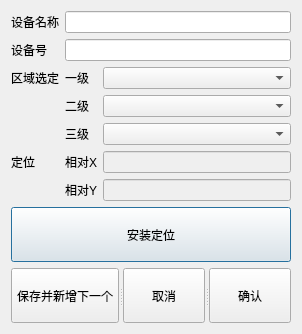
<?xml version="1.0" encoding="UTF-8"?>
<ui version="4.0">
 <class>Dialog</class>
 <widget class="QDialog" name="Dialog">
  <property name="geometry">
   <rect>
    <x>0</x>
    <y>0</y>
    <width>302</width>
    <height>334</height>
   </rect>
  </property>
  <property name="maximumSize">
   <size>
    <width>400</width>
    <height>16777215</height>
   </size>
  </property>
  <property name="windowTitle">
   <string>单设备导入</string>
  </property>
  <layout class="QGridLayout" name="gridLayout">
   <item row="5" column="1">
    <widget class="QLabel" name="label_8">
     <property name="text">
      <string>相对X</string>
     </property>
    </widget>
   </item>
   <item row="4" column="2">
    <widget class="QComboBox" name="UI_area_3_combobox"/>
   </item>
   <item row="5" column="0">
    <widget class="QLabel" name="label_7">
     <property name="text">
      <string>定位</string>
     </property>
    </widget>
   </item>
   <item row="0" column="0">
    <widget class="QLabel" name="label">
     <property name="text">
      <string>设备名称</string>
     </property>
    </widget>
   </item>
   <item row="2" column="0">
    <widget class="QLabel" name="label_3">
     <property name="text">
      <string>区域选定</string>
     </property>
    </widget>
   </item>
   <item row="3" column="2">
    <widget class="QComboBox" name="UI_area_2_combobox"/>
   </item>
   <item row="1" column="0">
    <widget class="QLabel" name="label_2">
     <property name="text">
      <string>设备号</string>
     </property>
    </widget>
   </item>
   <item row="4" column="1">
    <widget class="QLabel" name="label_6">
     <property name="text">
      <string>三级</string>
     </property>
    </widget>
   </item>
   <item row="5" column="2">
    <widget class="QLineEdit" name="UI_X_lineedit">
     <property name="enabled">
      <bool>false</bool>
     </property>
     <property name="placeholderText">
      <string/>
     </property>
    </widget>
   </item>
   <item row="3" column="1">
    <widget class="QLabel" name="label_5">
     <property name="text">
      <string>二级</string>
     </property>
    </widget>
   </item>
   <item row="6" column="2">
    <widget class="QLineEdit" name="UI_Y_lineedit">
     <property name="enabled">
      <bool>false</bool>
     </property>
     <property name="placeholderText">
      <string/>
     </property>
    </widget>
   </item>
   <item row="6" column="1">
    <widget class="QLabel" name="label_9">
     <property name="text">
      <string>相对Y</string>
     </property>
    </widget>
   </item>
   <item row="0" column="1" colspan="2">
    <widget class="QLineEdit" name="UI_dev_name_lineedit"/>
   </item>
   <item row="2" column="1">
    <widget class="QLabel" name="label_4">
     <property name="text">
      <string>一级</string>
     </property>
    </widget>
   </item>
   <item row="2" column="2">
    <widget class="QComboBox" name="UI_area_1_combobox"/>
   </item>
   <item row="7" column="0" colspan="3">
    <widget class="QSplitter" name="splitter_2">
     <property name="orientation">
      <enum>Qt::Orientation::Horizontal</enum>
     </property>
     <widget class="QPushButton" name="UI_automatic_orientation_btn">
      <property name="text">
       <string>安装定位</string>
      </property>
     </widget>
    </widget>
   </item>
   <item row="8" column="0" colspan="3">
    <widget class="QSplitter" name="splitter">
     <property name="orientation">
      <enum>Qt::Orientation::Horizontal</enum>
     </property>
     <widget class="QPushButton" name="UI_add_more_btn">
      <property name="focusPolicy">
       <enum>Qt::FocusPolicy::NoFocus</enum>
      </property>
      <property name="text">
       <string>保存并新增下一个</string>
      </property>
     </widget>
     <widget class="QPushButton" name="UI_cancel_btn">
      <property name="focusPolicy">
       <enum>Qt::FocusPolicy::NoFocus</enum>
      </property>
      <property name="text">
       <string>取消</string>
      </property>
     </widget>
     <widget class="QPushButton" name="UI_affirm_btn">
      <property name="focusPolicy">
       <enum>Qt::FocusPolicy::NoFocus</enum>
      </property>
      <property name="text">
       <string>确认</string>
      </property>
     </widget>
    </widget>
   </item>
   <item row="1" column="1" colspan="2">
    <widget class="QLineEdit" name="UI_dev_num_lineedit"/>
   </item>
  </layout>
 </widget>
 <resources/>
 <connections/>
</ui>
